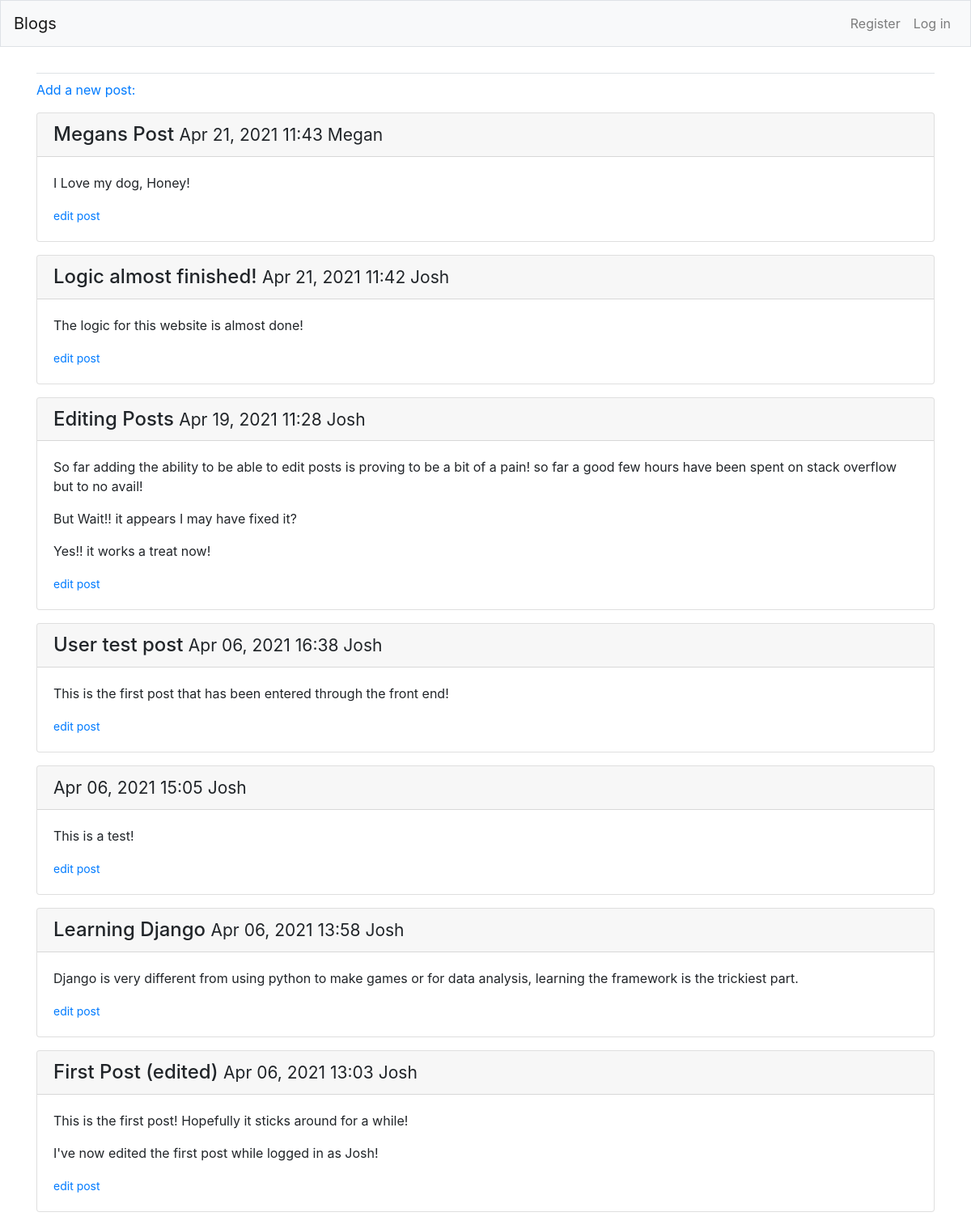
The page / on the database its author committed.
### blogs/models.py (models this page shows, shortened)
class BlogPost(models.Model):
    title = models.CharField(max_length=200)
    text = models.TextField()
    date_added = models.DateTimeField(auto_now_add=True)
    owner = models.ForeignKey(User, on_delete=models.CASCADE)

### blogs/views.py (the view)
# urls.py: path('', views.index, name='index'),
def index(request):
    posts = BlogPost.objects.order_by('-date_added')
    context = {'posts': posts}
    return render(request, 'blogs/index.html', context)

### blogs/templates/blogs/index.html (shortened to what this page needs)
{% extends "blogs/base.html" %}
{% block content%}
    <p>
        <a href="{% url 'blogs:new_blog' %}">Add a new post:</a>
    </p>
    {% for post in posts %}
    <div class="card mb-3">
        <h4 class="card-header">
            {{ post.title }}
            <small>
                {{ post.date_added|date:'M d, Y H:i' }}
                {{ post.owner }}
            </small>
        </h4>
        <div class="card-body">
            {{ post.text|linebreaks }}
            <small>
                <a href="{% url 'blogs:edit_blog' post.id %}">edit post</a>
            </small>
        </div>
    </div>
    {% empty %}
        <li>No posts have been added yet.</li>
    {% endfor %}
{% endblock content %}

### rows shown on the page
BlogPost: title "Megans Post", date_added "Apr 21, 2021 11:43", owner "Megan", text "I Love my dog, Honey!"
BlogPost: title "Logic almost finished!", date_added "Apr 21, 2021 11:42", owner "Josh", text "The logic for this website is almost done!"
BlogPost: title "Editing Posts", date_added "Apr 19, 2021 11:28", owner "Josh", text "So far adding the ability to be able to edit posts is proving to be a bit of a pain! so far a good few hours have been spent on stack overflow but to no avail! But Wait!! it appears I may have fixed it? Yes!! it works a treat now!"
BlogPost: title "User test post", date_added "Apr 06, 2021 16:38", owner "Josh", text "This is the first post that has been entered through the front end!"
BlogPost: date_added "Apr 06, 2021 15:05", owner "Josh", text "This is a test!"
BlogPost: title "Learning Django", date_added "Apr 06, 2021 13:58", owner "Josh", text "Django is very different from using python to make games or for data analysis, learning the framework is the trickiest part."
BlogPost: title "First Post (edited)", date_added "Apr 06, 2021 13:03", owner "Josh", text "This is the first post! Hopefully it sticks around for a while! I've now edited the first post while logged in as Josh!"
